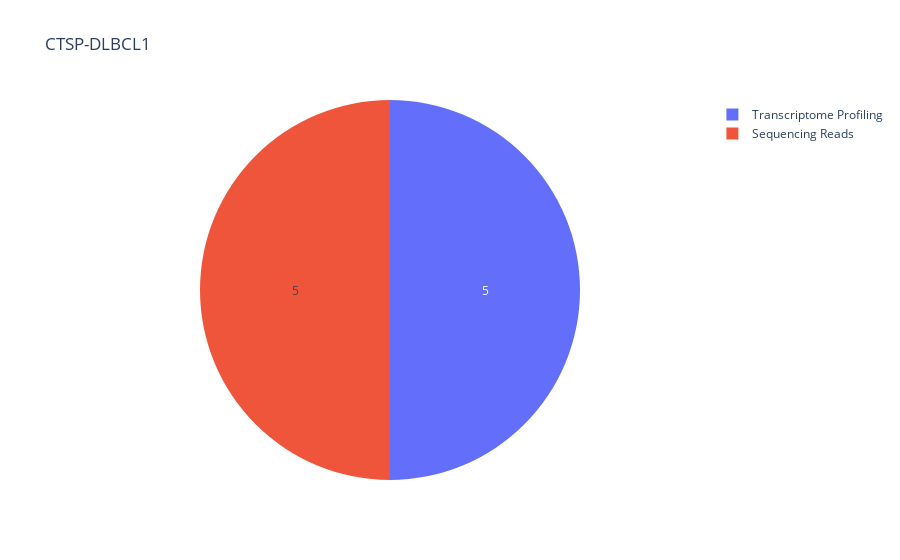
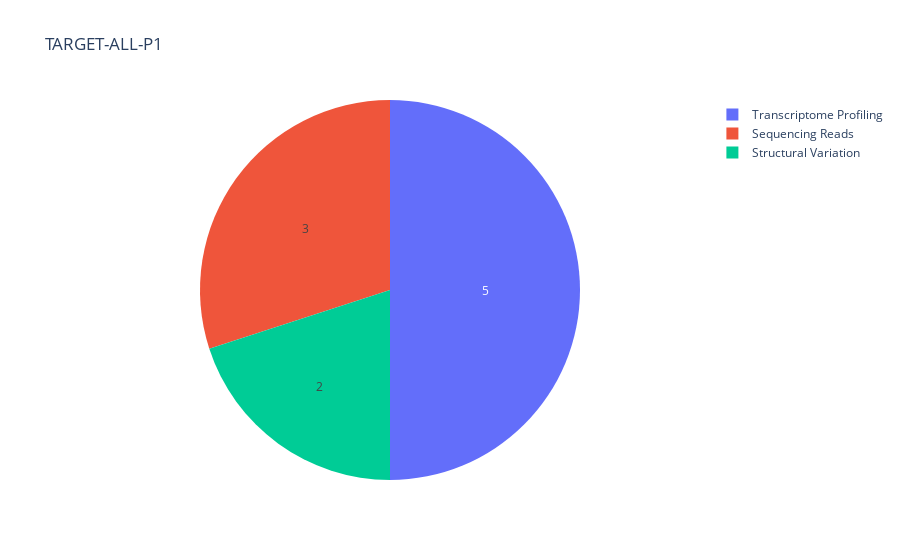
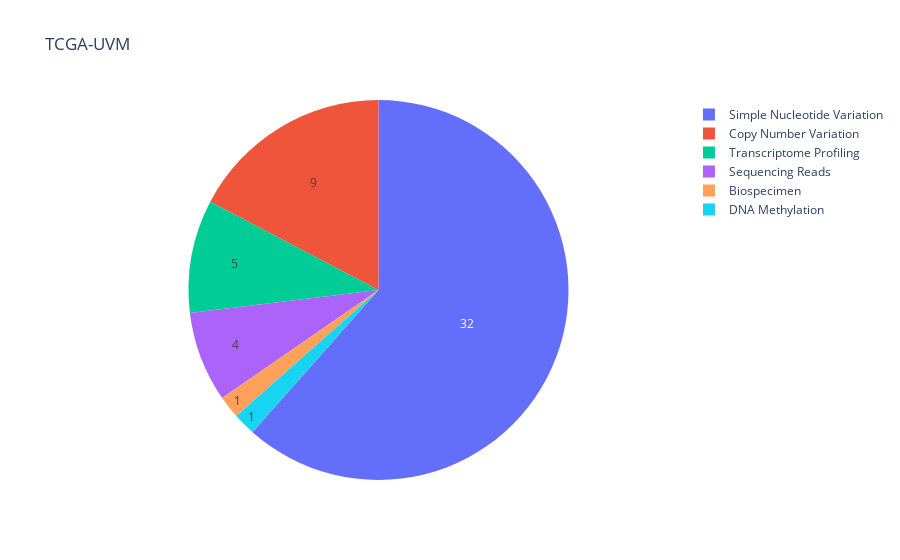

Notebook code cell kept with these figures, in order:
### Code cell
projlist = ['CTSP-DLBCL1','TARGET-ALL-P1', 'TCGA-UVM']
for project in projlist:
    query = formatQuery(project)
    result = projectQuery(query)
    graphdata = categoryParse(result)
    plotlyPie(graphdata)

### Figure 1 — Plotly figure (JSON) as saved in the notebook; plotly's stock layout.template omitted (floating-point values rounded to 4 significant figures)
{"data": [{"labels": ["Transcriptome Profiling", "Sequencing Reads"], "textinfo": "value", "type": "pie", "values": [5, 5]}], "layout": {"autosize": true, "title": {"text": "CTSP-DLBCL1"}}}

### Figure 2 — Plotly figure (JSON) as saved in the notebook; plotly's stock layout.template omitted (floating-point values rounded to 4 significant figures)
{"data": [{"labels": ["Transcriptome Profiling", "Sequencing Reads", "Structural Variation"], "textinfo": "value", "type": "pie", "values": [5, 3, 2]}], "layout": {"autosize": true, "title": {"text": "TARGET-ALL-P1"}}}

### Figure 3 — Plotly figure (JSON) as saved in the notebook; plotly's stock layout.template omitted (floating-point values rounded to 4 significant figures)
{"data": [{"labels": ["Biospecimen", "Simple Nucleotide Variation", "Copy Number Variation", "Sequencing Reads", "Transcriptome Profiling", "DNA Methylation"], "textinfo": "value", "type": "pie", "values": [1, 32, 9, 4, 5, 1]}], "layout": {"autosize": true, "title": {"text": "TCGA-UVM"}}}
